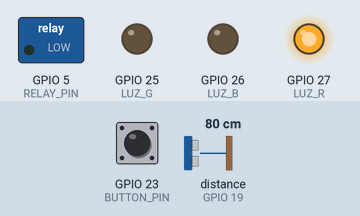
The sketch below on a simulated ESP32. Parts: switched loads named in the sketch (green lamp = pin HIGH), output pins drawn as LEDs (lit = HIGH). Wiring (inferred from the names in the program): ultrasonic range finder: trigger GPIO 18; echo GPIO 19. Inputs (shaded band) come from the test bench; at power-on: GPIO 23 (BUTTON_PIN) HIGH, distance to the obstacle (sensor on GPIO 19) 80 cm. The echo pulse lasts 58.3 µs per cm; pins used as bus, display or sensor lines are not drawn; what the sketch prints to the serial monitor is not drawn.

Above: at 0.1 s.
Timing chart, 0 to 1.6 s (numbered marks = the images above):
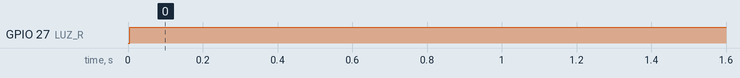

The sketch:

ProyectoMate.ino
```cpp
#define RELAY_PIN 5 //Señal Brazo Robot IN2
#define BUTTON_PIN 23
#define TRIG_PIN 18
#define ECHO_PIN 19

#define LUZ_R 27 //Señal Brazo Robot
#define LUZ_B 26 //Señal Brazo Robot
#define LUZ_G 25 //Señal Brazo Robot
// VARIABLE PARA REGULAR LA ALTURA (en centímetros)
int distanciaLimite = 20;
int timerSecuencia = 7500; //6320 es la primera medicion de tiempo. Siendo este todo lo que tarda en agarrar la pieza
bool procesoActivo = false;
unsigned long tiempoInicio = 0;

void setup() {
  pinMode(RELAY_PIN, OUTPUT);
  // pinMode(LUZ_LED, OUTPUT);
  pinMode(LUZ_R, OUTPUT);
  pinMode(LUZ_G, OUTPUT);
  pinMode(LUZ_B, OUTPUT);
  pinMode(BUTTON_PIN, INPUT_PULLUP);
  pinMode(TRIG_PIN, OUTPUT);
  pinMode(ECHO_PIN, INPUT);

  digitalWrite(RELAY_PIN, LOW); //Señal para brazo Robot
  digitalWrite(LUZ_R, LOW);
  digitalWrite(LUZ_G, LOW);
  digitalWrite(LUZ_B, LOW);
  Serial.begin(115200); // Para que puedas ver la distancia en el monitor serie
}
// void PrenderLedIntermitente(){
//   Serial.println("Prendiendo TiraLed");
//   digitalWrite(LUZ_LED,LOW);
//   delay(1500);
//   digitalWrite(LUZ_LED,HIGH);
//   delay(1500);
// }
void pruebaTiraled(){
  delay(1000);
  digitalWrite(LUZ_R,HIGH);
  delay(3000);
  digitalWrite(LUZ_R,LOW);
  delay(1000);

  digitalWrite(LUZ_G,HIGH);
  delay(3000);
  digitalWrite(LUZ_G,LOW);


}
void PrenderLuzLed(int estadoLed){
  digitalWrite(LUZ_R, LOW);
  digitalWrite(LUZ_G, LOW);
  digitalWrite(LUZ_B, LOW);

  digitalWrite(estadoLed,HIGH);


  //if (digitalRead(BUTTON_PIN)==HIGH) digitalWrite(estadoLed,HIGH);

}
void loop() {
  long duracion;
  int distancia;
  // digitalWrite(LUZ_LED,HIGH);
  // --- LÓGICA DEL SENSOR ULTRASONIDO ---
  digitalWrite(TRIG_PIN, LOW);
  delayMicroseconds(2);
  digitalWrite(TRIG_PIN, HIGH);
  delayMicroseconds(10);
  digitalWrite(TRIG_PIN, LOW);

  //Apago Todos los leds, vuelvo a evaluar
  // digitalWrite(LUZ_B,LOW);
  // digitalWrite(LUZ_R,LOW);
  // digitalWrite(LUZ_G,LOW);

  duracion = pulseIn(ECHO_PIN, HIGH);
  distancia = duracion * 0.034 / 2; // Calcula la distancia en cm

  // Monitor serie para que calibres tu "variable de altura"
  Serial.print("Distancia: ");
  Serial.print(distancia);
  Serial.println(" cm");

  // --- CONDICIÓN DOBLE ---
  // El relé se activa SOLO si:
  // 1. El botón está presionado (LOW)
  // 2. La distancia es menor al límite (Objeto detectado)

  if (!procesoActivo && digitalRead(BUTTON_PIN) == LOW && distancia < distanciaLimite && distancia > 0) {
    procesoActivo = true;
    tiempoInicio = millis();
    //PrenderLedIntermitente();
    //pruebaTiraled(); //SimplePrueba

    digitalWrite(RELAY_PIN, HIGH);


    // delay(timerSecuencia);
    //digitalWrite(RELAY_PIN, LOW);//Sugerido por el chat
    //procesoActivo = false;
  }
  if (procesoActivo) {
    PrenderLuzLed(LUZ_G); // verde durante proceso

    // 👉 ¿ya pasó el tiempo?
    if (millis() - tiempoInicio >= timerSecuencia) {

      digitalWrite(RELAY_PIN, LOW);
      procesoActivo = false; // termina el proceso
    }
  }

  // 🔹 CUANDO NO ESTÁ ACTIVO
  if (!procesoActivo) {
    PrenderLuzLed(LUZ_R); // rojo en reposo
  }

  delay(100);
}
```

Measured:
- by itself, GPIO 27 (LUZ_R): LOW → HIGH at 0.01 s
